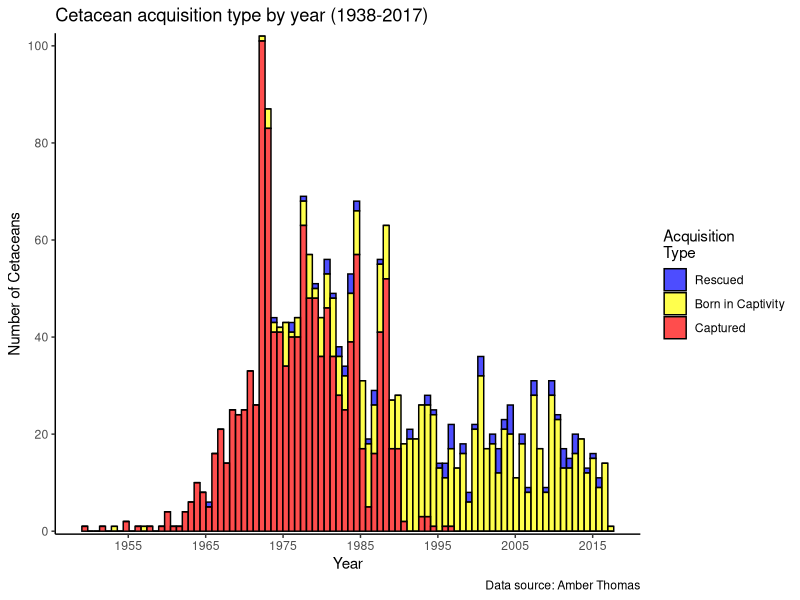
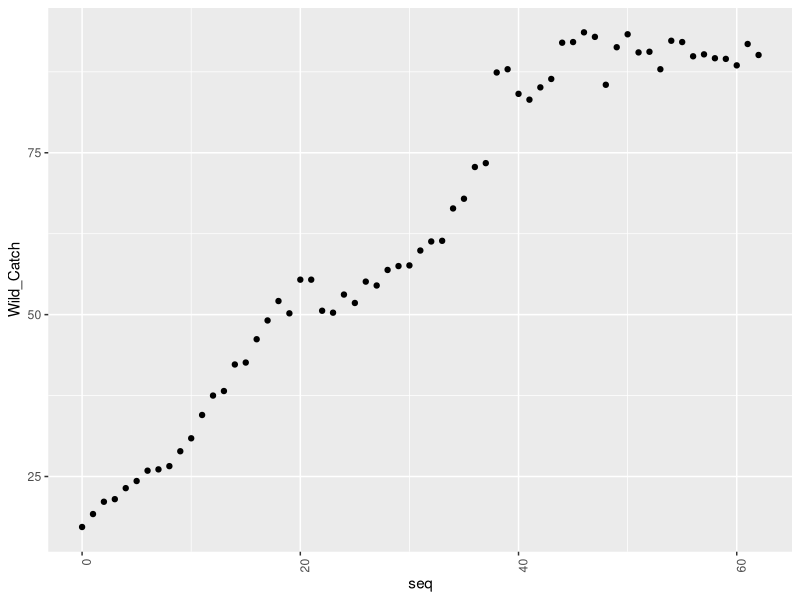
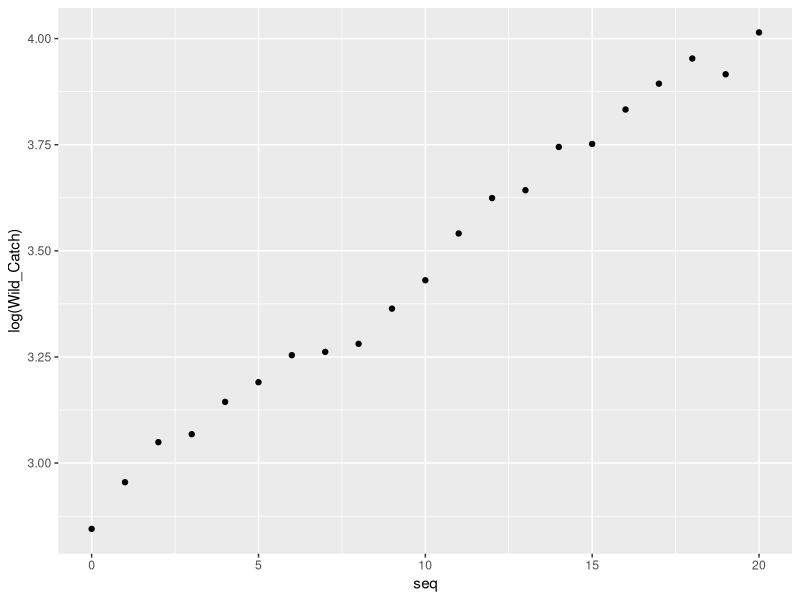
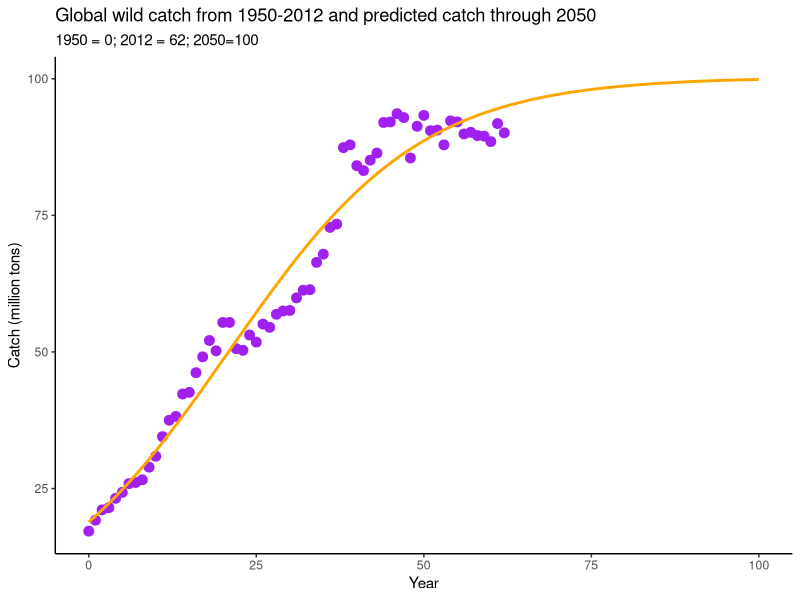
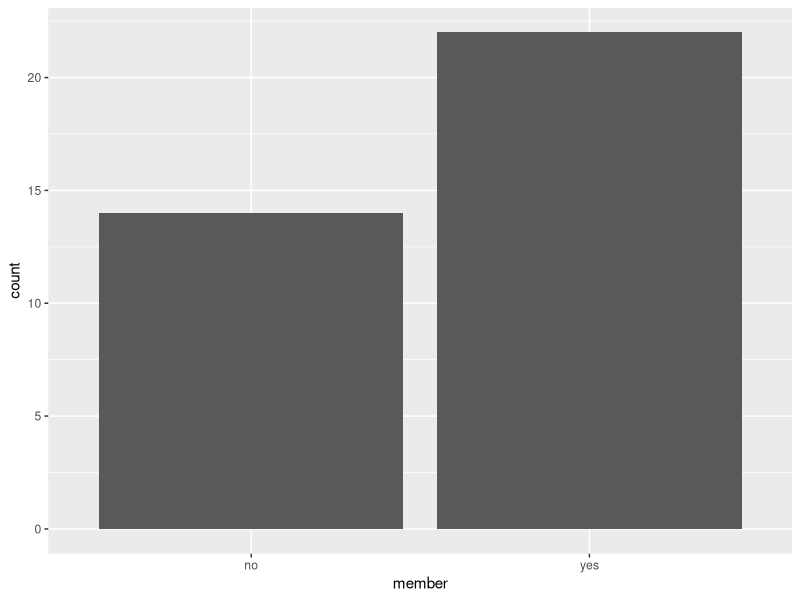

Here is the R script that generated these plots, in order: (Note: this script raises an error after producing the figures.)
## ---- chunk 1
knitr::opts_chunk$set(echo = TRUE)
## ---- chunk 2

#Attach packages
library(tidyverse)
library(scales)
library(lubridate)
library(boot)
## ---- chunk 3
#Load data
cetaceans<- read_csv("captive_cetacean.csv")
## ---- chunk 4

#Wrangle data
cod<- cetaceans %>%
  filter(acquisition %in% c("Rescue", "Capture", "Born")) %>% 
  mutate(acquisition = recode_factor(acquisition,
   'Rescue' = 'Rescued', 'Born' = 'Born in Captivity', 'Capture' = 'Captured')
  ) 

#Plot acquisition over time
cod_viz<- cod %>% 
  ggplot(aes(x=originDate, fill=as.factor(acquisition)))+
                   geom_histogram(alpha=0.7, bins = 90, color= "black", linetype = "solid") +
  scale_fill_manual(name= "Acquisition\nType", values = c("Captured" = "red",
                              "Born in Captivity"="yellow",
                              "Rescued" = "blue"))+
  scale_x_date(breaks = date_breaks("10 years"), 
               labels = date_format("%Y")) + 
  scale_y_discrete(limits=seq(0,170,20))+
  labs(x= 'Year',
       y= 'Number of Cetaceans',
       title = "Cetacean acquisition type by year (1938-2017)",
       caption = "Data source: Amber Thomas")+
  theme_classic()
 
cod_viz
## ---- chunk 5
#Read-in catch data
catch<- read_csv("fish_catch.csv")

#Setting "Year" to a sequence of numbers
catch_seq<- catch %>% 
  mutate("seq"= seq(from=0, to=62)) 
## ---- chunk 6

#Making an exploratory graph to estimate the structure of the data
ggplot(catch_seq, aes(x=seq, y=Wild_Catch))+
  geom_point()+
  theme(axis.text.x=element_text(angle=90, hjust=1))

#Estimate B
Bestimate<- (90 - 15)/15

## ---- chunk 7
#Looking at the graph, 1950-1970 (i.e. 1-20) was the exponential catch phase. Slope of natural log (y=e^rt -> ln(y) = rt) = r. 

#Estimate r (the catch rate). Isolate the first 20 points
r_est <- catch_seq %>%
  filter(seq<21) 

#Make sure the log is linear
ggplot(r_est, aes(x=seq, y=log(Wild_Catch)))+
  geom_point()

#Estimate r
lm(log(Wild_Catch) ~seq, data=r_est)
#r initial = 0.05749
## ---- chunk 8
#Model fitting
catch_fit <- nls(Wild_Catch ~ A/(1+B*exp(-r*seq)), 
                start = list(A = 90, B = 5, r = 0.05749), 
                data = catch_seq, trace = TRUE) 
## ---- chunk 9

A <- coef(catch_fit)[1]
B <- coef(catch_fit)[2]
r <- coef(catch_fit)[3]

#Create a new sequence of time values (time_seq)
time_seq <- seq(0,100, length = 100)

#Using the parameters (A, B, and r) and the time sequence, predict the catch for the logistic growth model
catch_pred <- A/(1+B*exp(-r*time_seq))

#Binding together the time sequence data and the predictions data into a new data frame
pred_df <- data.frame(time_seq, catch_pred)

## ---- chunk 10

ggplot(catch_seq, aes(x = seq, y = Wild_Catch)) + 
  geom_point(colour = "purple", size = 3) + 
  theme_bw() +
  geom_line(data = pred_df, aes(x = time_seq, y = catch_pred), colour = "orange", size = 1) + 
  labs(x="Year",
       y= "Catch (million tons)",
       title = "Global wild catch from 1950-2012 and predicted catch through 2050",
       subtitle = "1950 = 0; 2012 = 62; 2050=100") +
  theme_classic()

## ---- chunk 11
#Read in data
survey <- read_csv("boot.csv")
survey_2<- as.vector(survey$member)
## ---- chunk 12

ggplot(survey, aes(member))+
  geom_bar()
## ---- chunk 13

# Create a function to calculate the proportion of varying vectors (x) of index (i). i = bootstap sample number allowing things to be sequential. x= full sample of 36 people
proportion_fun <- function(x,i){sum(x[i])/length(x[i])}
proportion_fun(survey_2)

# 100,000 bootstrap samples: 
boot_100000 <- boot(survey_2, proportion_fun, R=100000)
#boot_100000$t # to report proportion of all 10 bootstrap samples
#boot_100000$t0 # to report the proportion of the original sample
#boot_100000

ggplot() +
  aes(boot_100000$t) + 
  geom_histogram()

#boot.ci(boot_100000, conf.=.95)

